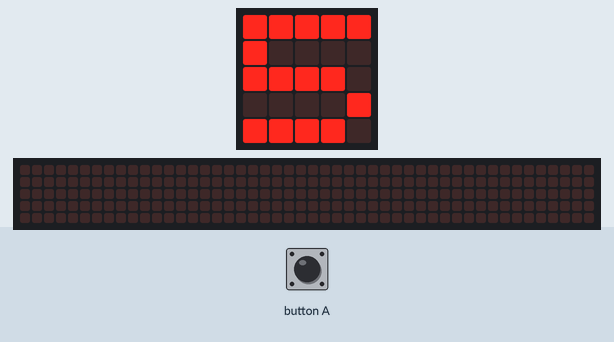
This program was run on a simulated BBC micro:bit (MakeCode). Shown: the board's 5×5 LED display, a strip that is not on the board, showing the scrolling text unrolled. The test bench sets the inputs (shaded band). Random numbers come from a fixed seed; the 48×5 strip is a reading aid, not a part: it shows the text the display is scrolling, unrolled, one strip-width of it at a time.

Above: at 1.9 s.
2.0 s: button A pressed for 0.15 s
At 2.22 s:
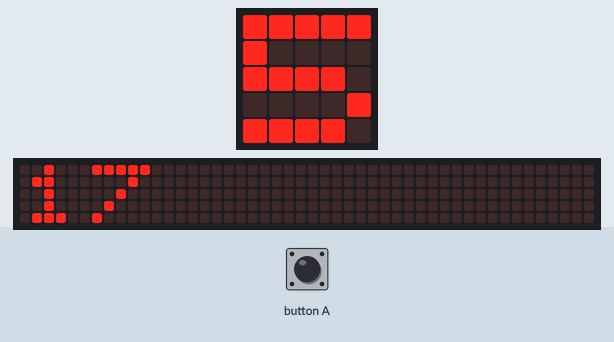
2.7 s: button A pressed for 0.15 s
At 5.22 s:
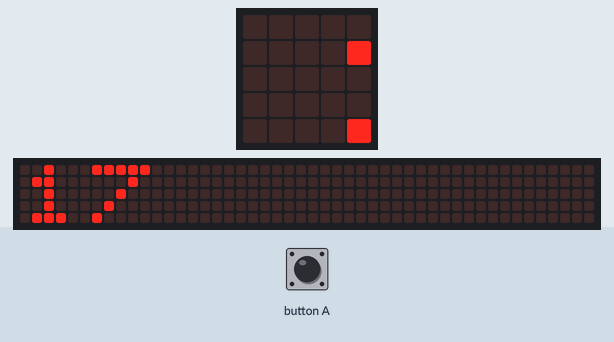
At 8.5 s:
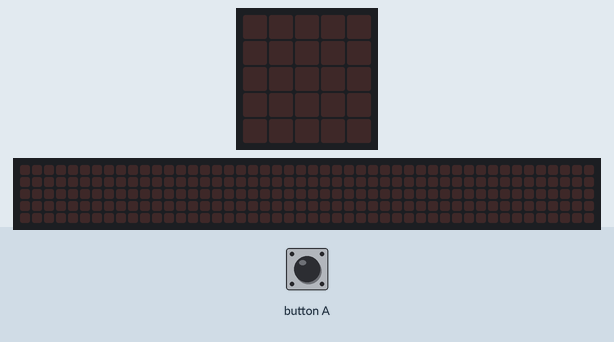
Timing chart, 0 to 10.0 s (numbered marks = the images above; inputs shaded):
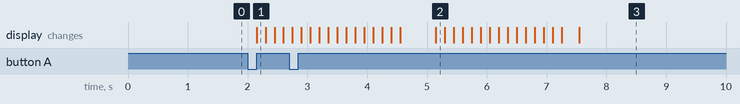

The program:

main.ts
```typescript
input.onButtonPressed(Button.A, function () {
    basic.showNumber(score)
})
let score = 0
score = randint(0, 100)
if (score > 90) {
    basic.showNumber(1)
} else if (score > 80) {
    basic.showNumber(2)
} else if (score > 70) {
    basic.showNumber(3)
} else if (score > 60) {
    basic.showNumber(4)
} else {
    basic.showNumber(5)
}
```

test.ts
```typescript
// 테스트는 여기로 이동합니다; 이 패키지가 확장으로 사용될 때 컴파일되지 않을 것 입니다.
```

Measured:
- after the input at 2.0 s, the display: changes after 0.15 s (image 1)
